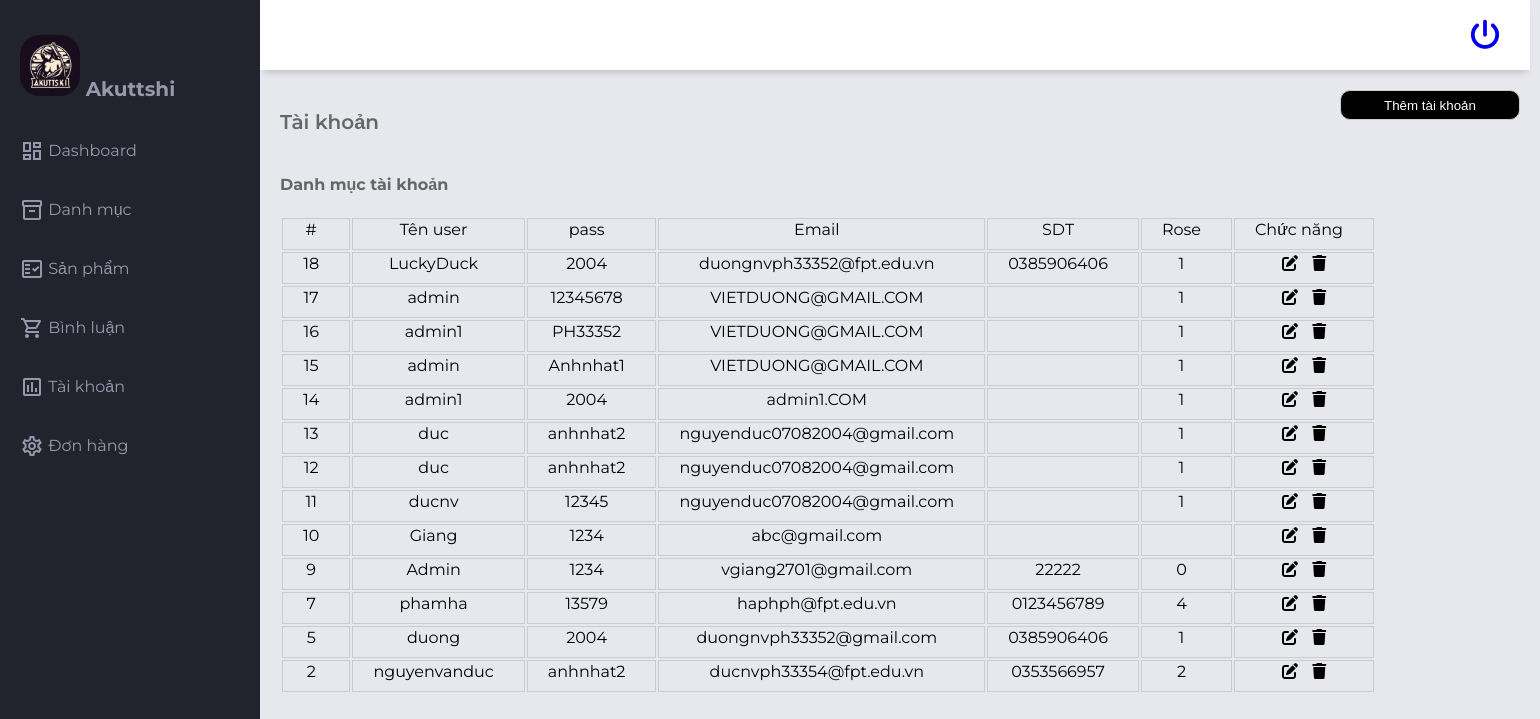
The page /Admin/index.php?act=listtk on the database its author committed.
### tables this page shows
CREATE TABLE `khachhang` (
  `id` int(11) NOT NULL,
  `username` varchar(255) NOT NULL,
  `pass` varchar(255) NOT NULL,
  `email` varchar(255) NOT NULL,
  `sdt` varchar(255) DEFAULT NULL,
  `role` int(11) DEFAULT NULL
);

### model/pdo.php (called while the page is built, shortened)
<?php
function pdo_get_connection(){
    $servername = "localhost";
    $username = "root";
    $password = "";
    try {
        $conn = new PDO("mysql:host=$servername;dbname=duan1_nhom3", $username, $password);
        $conn->setAttribute(PDO::ATTR_ERRMODE, PDO::ERRMODE_EXCEPTION);
        return $conn;
    } catch(PDOException $e) {
        echo "Connection failed: " . $e->getMessage();
    }
}
function pdo_query($sql){
    $sql_args=array_slice(func_get_args(),1);
    try{
        $conn=pdo_get_connection();
        $stmt=$conn->prepare($sql);
        $stmt->execute($sql_args);
        $rows=$stmt->fetchAll();
        return $rows;
    }
    catch(PDOException $e){
        throw $e;
    }
    finally{
        unset($conn);
    }
}
?>

### model/taikhoan.php (called while the page is built, shortened)
<?php
function loadall_tk(){
    $sql="SELECT * FROM khachhang order by id desc";
    $listtk = pdo_query($sql);
    return $listtk;
}

### Admin/taikhoan/list.php (the view, shortened to what this page needs)
<main class="main-container">
        <div class="main-title">
          <p class="font-weight-bold">Tài khoản</p>
          <a href="index.php?act=addtk"><button>Thêm tài khoản</button></a>
        </div>
        <section class="detail">
            <h4>Danh mục tài khoản</h4>
            <section class="detail-item">
                <table >
                    <tr>
                      <td>#</td>
                      <td>Tên user</td>
                      <td>pass</td>
                      <td>Email</td>
                      <td>SDT</td>
                      <td>Rose</td>
                      <td>Chức năng</td>
                    </tr>
                  <?php
                    foreach($listuser as $user){
                      extract($user);
                      $suauser='index.php?act=suatk&iduser='.$id;
                      $xoauser='index.php?act=delete_tk&iduser='.$id;
                      echo'<tr>
                      <td>'.$id.'</td>
                      <td>'.$username.'</td>
                      <td>'.$pass.'</td>
                      <td>'.$email.'</td>
                      <td>'.$sdt.'</td>
                      <td>'.$role.'</td>
                      <td>
                        <a href="'.$suauser.'"><i class="fa-solid fa-pen-to-square"></i></a>
                        <a href="'.$xoauser.'"><i class="fa-solid fa-trash"></i></a>
                      </td>
                    </tr>';
                    }
                  ?>
                </table>
            </section>
        </section>

### Admin/header.php (shortened to what this page needs)
<!DOCTYPE html>
<html lang="en">
  <head>
    <link rel="stylesheet" href="https://cdnjs.cloudflare.com/ajax/libs/font-awesome/6.4.2/css/all.min.css"
 />
    <link rel="stylesheet" href="../css/styles.css">
  </head>
  <body>
    <div class="grid-container">
      <header class="header">
        <div class="header-right">
          <a href="../index.php"><i class="fa-solid fa-power-off" style="font-size: 30px; font-weight: bold;"></i></a>
        </div>
      </header>
      <aside id="sidebar">
        <div class="sidebar-title">
          <div class="sidebar-brand">
            <img src="../img/logo.jpg" alt="" width="60px" style="border-radius: 20px;">
            <span>Akuttshi</span>
          </div>
        </div>
        <ul class="sidebar-list">
          <li class="sidebar-list-item">
            <a href="index.php" >
              <span class="material-icons-outlined">dashboard</span> Dashboard
            </a>
          </li>
          <li class="sidebar-list-item">
            <a href="index.php?act=listdm" >
              <span class="material-icons-outlined">inventory_2</span> Danh mục
            </a>
          </li>
          <li class="sidebar-list-item">
            <a href="index.php?act=listsp" >
              <span class="material-icons-outlined">fact_check</span> Sản phẩm
            </a>
          </li>
          <li class="sidebar-list-item">
            <a href="index.php?act=qlbl">
              <span class="material-icons-outlined">shopping_cart</span> Bình luận
            </a>
          </li>
          <li class="sidebar-list-item">
            <a href="index.php?act=listtk">
              <span class="material-icons-outlined">poll</span> Tài khoản
            </a>
          </li>
          <li class="sidebar-list-item">
            <a href="index.php?act=donhang">
              <span class="material-icons-outlined">settings</span> Đơn hàng
            </a>
          </li>
        </ul>
      </aside>

### Admin/index.php (shortened to what this page needs)
<?php
    include "header.php";
    include "../model/pdo.php";
    include "../model/taikhoan.php";
    if(isset($_GET['act']) && $_GET['act'] != " "){
        $act=$_GET['act'];
        switch ($act) {
                case "listtk":
                    $listuser = loadall_tk();
                    include "taikhoan/list.php";
                break;
        }
    }else{
        include "home.php";
    }
    include "footer.php";
?>

### css/styles.css (style rules this page uses)
body { margin: 0; padding: 0; box-sizing: border-box; background-color: #e6e8ed; color: #666666; font-family: "Montserrat", sans-serif; }
.material-icons-outlined { vertical-align: middle; line-height: 1px; }
.font-weight-bold { font-size: 20px; font-weight: 600; }
.grid-container { display: grid; grid-template-columns: 260px 1fr 1fr 1fr; grid-template-rows: 0.2fr 3fr; grid-template-areas: "sidebar header header header" "sidebar main main main"; height: 100vh; }
.header { grid-area: header; height: 70px; background-color: #ffffff; display: flex; align-items: center; justify-content: space-between; padding: 0 30px 0 30px; box-shadow: 0 6px 7px -4px rgba(0, 0, 0, 0.2); }
#sidebar { grid-area: sidebar; height: 100%; background-color: #21232d; color: #9799ab; overflow-y: auto; transition: all 0.5s; -webkit-transition: all 0.5s; }
.sidebar-title { display: flex; justify-content: space-between; align-items: center; padding: 20px 20px 20px 20px; margin-bottom: 30px; }
.sidebar-brand { margin-top: 15px; font-size: 20px; font-weight: 700; }
.sidebar-list { padding: 0; margin-top: 15px; list-style-type: none; }
.sidebar-list-item { padding: 20px 20px 20px 20px; }
.sidebar-list-item > a { text-decoration: none; color: #9799ab; }
.main-container { grid-area: main; overflow-y: auto; padding: 20px 20px; }
.main-title { display: flex; justify-content: space-between; }
.main-title > p { font-size: 20px; }
table tr td { padding-right: 30px; padding-bottom: 10px; padding-left: 20px; color: black; border: 1px solid #ccc; text-align: center; }
td a { text-decoration: none; color:black; text-align: center; }
td a i { margin-left: 10px; }
a button { width: 180px; height: 30px; border-radius:10px ; border: 1px solid #ccc; background-color: black; color: white; transition: 0.5s; }
.main-container { display: flex; flex-direction: column; }

### Admin/header.php (style rules this page uses)
.header { width: 1210px; }
.sidebar-brand { margin-bottom: -30px; }
.sidebar-brand span { margin-bottom: 30px; }

### rows shown on the page
khachhang: id "18", username "LuckyDuck", pass "2004", email "duongnvph33352@fpt.edu.vn", sdt "0385906406", role "1"
khachhang: id "17", username "admin", pass "12345678", email "VIETDUONG@GMAIL.COM", role "1"
khachhang: id "16", username "admin1", pass "PH33352", email "VIETDUONG@GMAIL.COM", role "1"
khachhang: id "15", username "admin", pass "Anhnhat1", email "VIETDUONG@GMAIL.COM", role "1"
khachhang: id "14", username "admin1", pass "2004", email "admin1.COM", role "1"
khachhang: id "13", username "duc", pass "anhnhat2", email "nguyenduc07082004@gmail.com", role "1"
khachhang: id "12", username "duc", pass "anhnhat2", email "nguyenduc07082004@gmail.com", role "1"
khachhang: id "11", username "ducnv", pass "12345", email "nguyenduc07082004@gmail.com", role "1"
khachhang: id "10", username "Giang", pass "1234", email "abc@gmail.com"
khachhang: id "9", username "Admin", pass "1234", email "vgiang2701@gmail.com", sdt "22222", role "0"
khachhang: id "7", username "phamha", pass "13579", email "haphph@fpt.edu.vn", sdt "0123456789", role "4"
khachhang: id "5", username "duong", pass "2004", email "duongnvph33352@gmail.com", sdt "0385906406", role "1"
khachhang: id "2", username "nguyenvanduc", pass "anhnhat2", email "ducnvph33354@fpt.edu.vn", sdt "0353566957", role "2"
